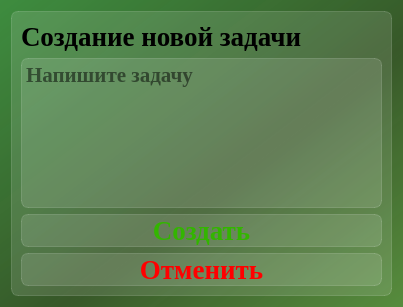
<?xml version="1.0" encoding="UTF-8"?>
<ui version="4.0">
 <class>Dialog_create_task</class>
 <widget class="QDialog" name="Dialog_create_task">
  <property name="geometry">
   <rect>
    <x>0</x>
    <y>0</y>
    <width>403</width>
    <height>307</height>
   </rect>
  </property>
  <property name="windowTitle">
   <string>Создание задачи</string>
  </property>
  <property name="styleSheet">
   <string notr="true">background-color: qlineargradient(spread:pad, x1:1, y1:1, x2:0, y2:0, stop:0 rgba(87, 140, 62, 255), stop:0.427447 rgba(54, 87, 39, 235), stop:1 rgba(62, 140, 63, 255));
font-family: Liberation Serif;
</string>
  </property>
  <layout class="QVBoxLayout" name="verticalLayout_2">
   <item>
    <widget class="QFrame" name="frame_main">
     <property name="styleSheet">
      <string notr="true">background-color: rgba(255, 255, 255, 30);
border: 1px solid rgba(255, 255, 255, 40);
border-radius: 7px;</string>
     </property>
     <property name="frameShape">
      <enum>QFrame::StyledPanel</enum>
     </property>
     <property name="frameShadow">
      <enum>QFrame::Raised</enum>
     </property>
     <layout class="QVBoxLayout" name="verticalLayout">
      <item>
       <widget class="QLabel" name="label_info">
        <property name="styleSheet">
         <string notr="true">text-align: center;
font-weight: bold;
font-size: 20pt;
background-color: none;
border: none;</string>
        </property>
        <property name="text">
         <string>Создание новой задачи</string>
        </property>
       </widget>
      </item>
      <item>
       <widget class="QTextEdit" name="textEdit_task_text">
        <property name="styleSheet">
         <string notr="true">font-weight: bold;
font-size: 16pt;</string>
        </property>
        <property name="html">
         <string>&lt;!DOCTYPE HTML PUBLIC &quot;-//W3C//DTD HTML 4.0//EN&quot; &quot;http://www.w3.org/TR/REC-html40/strict.dtd&quot;&gt;
&lt;html&gt;&lt;head&gt;&lt;meta name=&quot;qrichtext&quot; content=&quot;1&quot; /&gt;&lt;meta charset=&quot;utf-8&quot; /&gt;&lt;style type=&quot;text/css&quot;&gt;
p, li { white-space: pre-wrap; }
hr { height: 1px; border-width: 0; }
li.unchecked::marker { content: &quot;\2610&quot;; }
li.checked::marker { content: &quot;\2612&quot;; }
&lt;/style&gt;&lt;/head&gt;&lt;body style=&quot; font-family:'Liberation Serif'; font-size:16pt; font-weight:700; font-style:normal;&quot;&gt;
&lt;p style=&quot;-qt-paragraph-type:empty; margin-top:0px; margin-bottom:0px; margin-left:0px; margin-right:0px; -qt-block-indent:0; text-indent:0px; font-family:'.AppleSystemUIFont'; font-size:20pt;&quot;&gt;&lt;br /&gt;&lt;/p&gt;&lt;/body&gt;&lt;/html&gt;</string>
        </property>
        <property name="placeholderText">
         <string>Напишите задачу</string>
        </property>
       </widget>
      </item>
      <item>
       <widget class="QPushButton" name="pushButton_create">
        <property name="styleSheet">
         <string notr="true">QPushButton {
font-weight: bold;
font-size: 20pt;
text-align: center;
color: rgba(51, 181, 0, 1);
}

QPushButton:hover {
background-color: rgba(255, 255, 255, 40);
}
QPushButton:pressed {
background-color: rgba(255, 255, 255, 70);
}</string>
        </property>
        <property name="text">
         <string>Создать</string>
        </property>
       </widget>
      </item>
      <item>
       <widget class="QPushButton" name="pushButton_cancel">
        <property name="styleSheet">
         <string notr="true">QPushButton {
font-weight: bold;
font-size: 20pt;
text-align: center;
color: red;
}

QPushButton:hover {
background-color: rgba(255, 255, 255, 40);
}
QPushButton:pressed {
background-color: rgba(255, 255, 255, 70);
}</string>
        </property>
        <property name="text">
         <string>Отменить</string>
        </property>
       </widget>
      </item>
     </layout>
    </widget>
   </item>
  </layout>
 </widget>
 <tabstops>
  <tabstop>textEdit_task_text</tabstop>
  <tabstop>pushButton_cancel</tabstop>
  <tabstop>pushButton_create</tabstop>
 </tabstops>
 <resources/>
 <connections/>
</ui>
